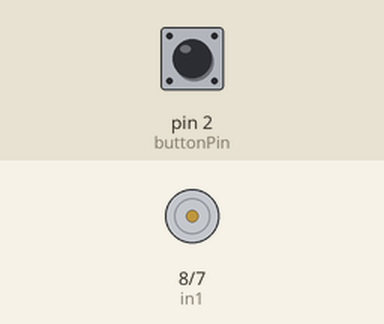
Bench run of a sketch on a simulated Arduino Uno, built with avr-gcc and run on an emulated ATmega328P. On the bench: motor-driver pin pairs drawn as motors (green arrow = first pin HIGH = forward, orange = second pin HIGH = backward, longer = more drive, scaled by the enable pin). Inputs (shaded band) come from the test bench; at power-on: pin 2 (buttonPin) LOW.

Above: at 2.8 s.
2.9 s: pin 2 (buttonPin) pulled HIGH for 1.2 s
At 4.1 s:
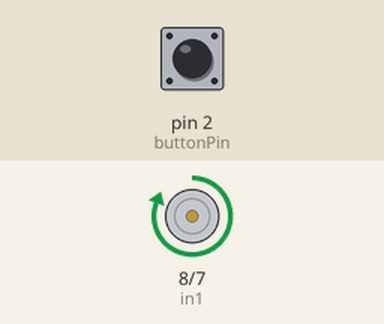
7.0 s: pin 2 (buttonPin) pulled HIGH for 1.2 s
At 8.8 s:
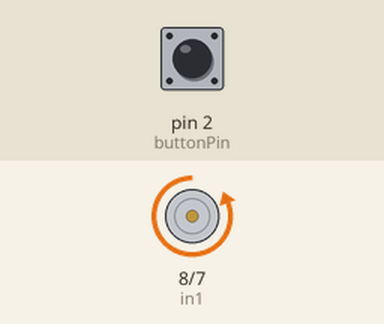
11.5 s: pin 2 (buttonPin) pulled HIGH for 3.2 s
At 15.3 s:
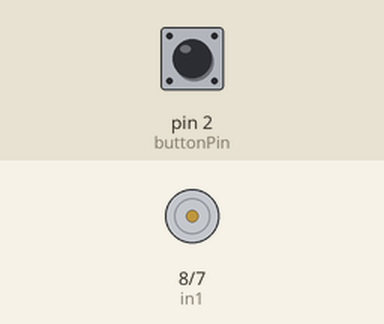
Timing chart, 0 to 16.8 s (numbered marks = the images above; inputs shaded):
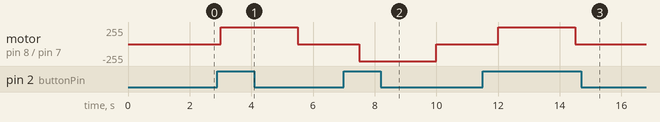

The sketch:

Valve.ino
```cpp
#include <Wire.h>

int enA = 9;
int in1 = 8;
int in2 = 7;
const int buttonPin = 2;
const int ledPin = 13;

bool closed = 0;
int buttonState = 0;

void setup() {

  pinMode(enA, OUTPUT);
  pinMode(in1, OUTPUT);
  pinMode(in2, OUTPUT);
  pinMode(buttonPin, INPUT);

  digitalWrite(in1, LOW);
  digitalWrite(in2, LOW);

}

void loop() {
  directionControl();

  delay(1000);

}


void directionControl() {

  bool pressed = 0;
  buttonState = digitalRead(buttonPin);
  if (buttonState == HIGH) {
   pressed = 1;
   if(closed == 0)
   {
    closed = 1;
   }else{
    closed = 0;
   }
 }

  if(closed == 0 && pressed == 1)
  {
   analogWrite(enA, 255);
   digitalWrite(in1, LOW);
   digitalWrite(in2, HIGH);
   delay(2500);
   digitalWrite(in1, LOW);
   digitalWrite(in2, LOW);
  }

  if(closed == 1 && pressed == 1)
  {
    analogWrite(enA, 255);
   digitalWrite(in1, HIGH);
   digitalWrite(in2, LOW);
   delay(2500);
   digitalWrite(in1, LOW);
   digitalWrite(in2, LOW);
  }

}
```

Measured:
- after the input at 2.9 s, motor on pin 8 (in1) / pin 7 (in2): stopped → forward 255/255 after 0.10 s, → stopped 2.5 s later
- after the input at 7.0 s, motor on pin 8 (in1) / pin 7 (in2): stopped → backward 255/255 after 0.50 s, → stopped 2.5 s later
- after the input at 11.5 s, motor on pin 8 (in1) / pin 7 (in2): stopped → forward 255/255 after 0.50 s, → stopped 2.5 s later
